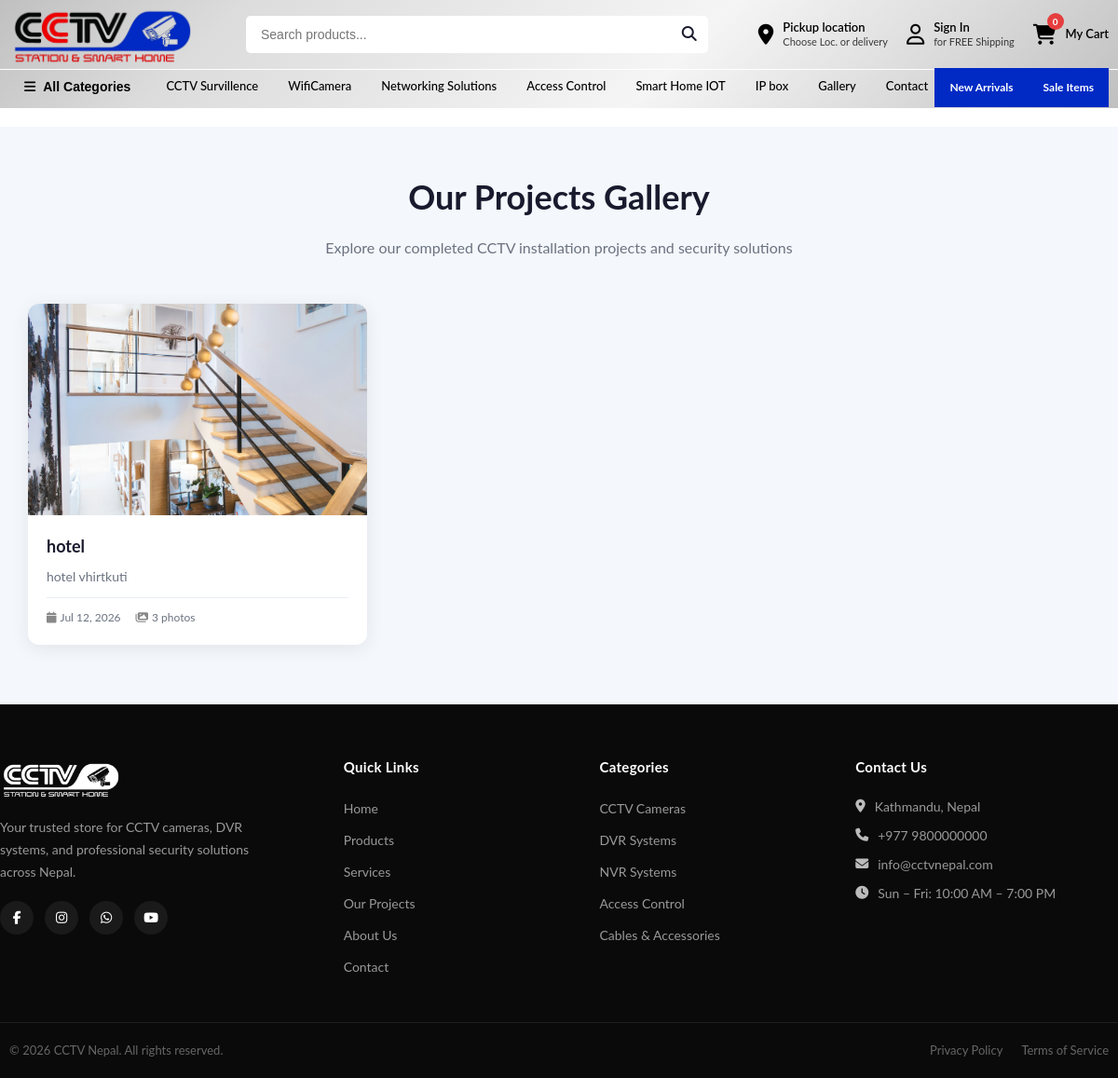
Page /gallery/ on the committed database.
### store/models.py (models this page shows, shortened)
class Category(MPTTModel):
    name = models.CharField(
        verbose_name=_("Category Name"),
        help_text=_("Required and unique"),
        max_length=255,
        unique=True,
    )
    slug = models.SlugField(verbose_name=_("Category safe URL"), max_length=255, unique=True)
    image = models.ImageField(upload_to='categories/', blank=True, null=True)
    parent = TreeForeignKey("self", on_delete=models.CASCADE, null=True, blank=True, related_name="children")
    is_active = models.BooleanField(default=True)
    class MPTTMeta:
        order_insertion_by = ["name"]
    class Meta:
        verbose_name = _("Category")
        verbose_name_plural = _("Categories")

class Project(models.Model):
    title = models.CharField(max_length=200)
    description = models.TextField()
    date_created = models.DateField(auto_now_add=True)

class ProjectImage(models.Model):
    project = models.ForeignKey(Project, on_delete=models.CASCADE, related_name='images')
    image = models.ImageField(upload_to='projects/')
    is_feature = models.BooleanField(default=False)

### store/views.py (the view)
# urls.py: path('gallery/', views.gallery, name='gallery'),
def gallery(request):
    projects = Project.objects.all()
    return render(request, 'Warzone/gallery.html', {'projects': projects})

### store/context_processors.py (called while the page is built)
def navbar_categories(request):
    categories = Category.objects.filter(is_active=True, parent=None)
    return {'navbar_categories': categories}

def cart_count(request):
    if request.user.is_authenticated:
        try:
            cart = Cart.objects.get(user=request.user)
            count = cart.get_total_quantity()
        except Cart.DoesNotExist:
            count = 0
    else:
        session_key = request.session.session_key
        if session_key:
            try:
                cart = Cart.objects.get(session_key=session_key)
                count = cart.get_total_quantity()
            except Cart.DoesNotExist:
                count = 0
        else:
            count = 0
    return {'cart_count': count}

### templates/Warzone/gallery.html (shortened to what this page needs)
{% extends './navbar.html' %}
{% load static %}
{% block content %}
<div class="gallery-page">
    <div class="container">
        <h1 class="gallery-page__title">Our Projects Gallery</h1>
        <p class="gallery-page__subtitle">Explore our completed CCTV installation projects and security solutions</p>
        {% if projects %}
        <div class="gallery-grid">
            {% for project in projects %}
            <a href="{% url 'store:project_detail' project.id %}" class="gallery-item">
                <div class="gallery-item__image">
                    {% if project.images.first %}
                        <img src="{{ project.images.first.image.url }}" alt="{{ project.title }}">
                    {% else %}
                        <div style="width: 100%; height: 100%; background: var(--gray-bg); display: flex; align-items: center; justify-content: center;">
                            <i class="fa-solid fa-camera" style="font-size: 48px; color: var(--text-muted);"></i>
                        </div>
                    {% endif %}
                </div>
                <div class="gallery-item__content">
                    <h3 class="gallery-item__title">{{ project.title }}</h3>
                    {% if project.description %}
                        <p class="gallery-item__description">{{ project.description }}</p>
                    {% endif %}
                    <div class="gallery-item__meta">
                        <span class="gallery-item__date">
                            <i class="fa-solid fa-calendar"></i>
                            {{ project.date_created|date:"M d, Y" }}
                        </span>
                        <span class="gallery-item__images-count">
                            <i class="fa-solid fa-images"></i>
                            {{ project.images.count }} photos
                        </span>
                    </div>
                </div>
            </a>
            {% endfor %}
        </div>
        {% else %}
        <div class="gallery-empty">
            <i class="fa-solid fa-folder-open"></i>
            <h3>No Projects Yet</h3>
            <p>Check back soon to see our completed projects!</p>
        </div>
        {% endif %}
    </div>
</div>
{% endblock %}

### templates/Warzone/navbar.html (shortened to what this page needs)
{% load static %}
<!DOCTYPE html>
<html lang="en">
<head>
    <link rel="stylesheet" href="https://cdnjs.cloudflare.com/ajax/libs/font-awesome/6.5.0/css/all.min.css">
    <link rel="stylesheet" href="{% static 'css/home.css' %}">
    <link rel="stylesheet" href="{% static 'css/navbar.css' %}">
    <link rel="stylesheet" href="{% static 'css/product.css' %}">
</head>
<body>
<header class="navbar-wrap">
<div class="navbar-top">
    <div class="container navbar-top__inner">
        <a href="{% url 'store:home' %}" class="navbar-logo">
            <img src="{% static 'cctvnepal.png' %}" alt="CCTV Nepal Logo">
        </a>
        <form class="navbar-search" action="{% url 'store:product' %}" method="get">
            <input type="text" name="q" placeholder="Search products...">
            <button type="submit" aria-label="Search">
                <i class="fa-solid fa-magnifying-glass"></i>
            </button>
        </form>
        <div class="navbar-actions">
            <a href="{% url 'store:contact' %}" class="navbar-action">
                <div class="navbar-action__icon">
                    <i class="fa-solid fa-location-dot"></i>
                </div>
                <div class="navbar-action__text">
                    <strong>Pickup location</strong>
                    <span>Choose Loc. or delivery</span>
                </div>
            </a>
            {% if user.is_authenticated %}
            <a href="{% url 'store:dashboard' %}" class="navbar-action">
                <div class="navbar-action__icon">
                    <i class="fa-solid fa-user"></i>
                </div>
                <div class="navbar-action__text">
                    <strong>{{ user.first_name|default:user.username }}</strong>
                    <span>My Account</span>
                </div>
            </a>
            {% else %}
            <a href="{% url 'store:login' %}" class="navbar-action">
                <div class="navbar-action__icon">
                    <i class="fa-regular fa-user"></i>
                </div>
                <div class="navbar-action__text">
                    <strong>Sign In</strong>
                    <span>for FREE Shipping</span>
                </div>
            </a>
            {% endif %}
            <a href="{% url 'store:cart' %}" class="navbar-action">
                <div class="navbar-action__icon">
                    <i class="fa-solid fa-cart-shopping"></i>
                    <span class="navbar-action__badge" id="cartBadge">{{ cart_count|default:0 }}</span>
                </div>
                <div class="navbar-action__text">
                    <strong>My Cart</strong>
                </div>
            </a>
        </div>
    </div>
</div>
<div class="navbar-bottom">
    <div class="container navbar-bottom__inner">
        <button class="navbar-categories-btn" type="button">
            <i class="fa-solid fa-bars"></i>
            All Categories
        </button>
        <nav class="navbar-links">
            {% for category in navbar_categories %}
            <a href="{% url 'store:product' %}?category={{ category.id }}">{{ category.name }}</a>
            {% endfor %}
            <a href="{% url 'store:gallery' %}">Gallery</a>
            <a href="{% url 'store:contact' %}">Contact</a>
        </nav>
        <div class="navbar-promos">
            <a href="{% url 'store:product' %}" class="navbar-promo-btn">New Arrivals</a>
            <a href="{% url 'store:product' %}" class="navbar-promo-btn">Sale Items</a>
        </div>
    </div>
</div>
</header>
<main>
    <div class="page-content">
        {% block content %}{% endblock %}
    </div>
</main>
<footer class="site-footer">
    <div class="container site-footer__grid">
        <div class="site-footer__col">
            <a href="{% url 'store:home' %}" class="site-footer__logo">
                <img src="{% static 'cctvnepal.png' %}" alt="CCTV Nepal">
            </a>
            <p class="site-footer__about">Your trusted store for CCTV cameras, DVR systems, and professional security solutions across Nepal.</p>
            <div class="site-footer__social">
                <a href="#" aria-label="Facebook"><i class="fa-brands fa-facebook-f"></i></a>
                <a href="#" aria-label="Instagram"><i class="fa-brands fa-instagram"></i></a>
                <a href="#" aria-label="WhatsApp"><i class="fa-brands fa-whatsapp"></i></a>
                <a href="#" aria-label="YouTube"><i class="fa-brands fa-youtube"></i></a>
            </div>
        </div>
        <div class="site-footer__col">
            <h4>Quick Links</h4>
            <ul>
                <li><a href="{% url 'store:home' %}">Home</a></li>
                <li><a href="{% url 'store:product' %}">Products</a></li>
                <li><a href="{% url 'store:services' %}">Services</a></li>
                <li><a href="{% url 'store:work' %}">Our Projects</a></li>
                <li><a href="{% url 'store:about' %}">About Us</a></li>
                <li><a href="{% url 'store:contact' %}">Contact</a></li>
            </ul>
        </div>
        <div class="site-footer__col">
            <h4>Categories</h4>
            <ul>
                <li><a href="{% url 'store:product' %}">CCTV Cameras</a></li>
                <li><a href="{% url 'store:product' %}">DVR Systems</a></li>
                <li><a href="{% url 'store:product' %}">NVR Systems</a></li>
                <li><a href="{% url 'store:product' %}">Access Control</a></li>
                <li><a href="{% url 'store:product' %}">Cables &amp; Accessories</a></li>
            </ul>
        </div>
        <div class="site-footer__col">
            <h4>Contact Us</h4>
            <ul class="site-footer__contact">
                <li><i class="fa-solid fa-location-dot"></i> Kathmandu, Nepal</li>
                <li><i class="fa-solid fa-phone"></i> +977 9800000000</li>
                <li><i class="fa-solid fa-envelope"></i> info@cctvnepal.com</li>
                <li><i class="fa-solid fa-clock"></i> Sun – Fri: 10:00 AM – 7:00 PM</li>
            </ul>
        </div>
    </div>
    <div class="site-footer__bottom">
        <div class="container site-footer__bottom-inner">
            <p>&copy; {% now "Y" %} CCTV Nepal. All rights reserved.</p>
            <div class="site-footer__bottom-links">
                <a href="#">Privacy Policy</a>
                <a href="#">Terms of Service</a>
            </div>
        </div>
    </div>
</footer>
</body>
</html>

### templates/Warzone/gallery.html (style rules this page uses)
.gallery-page { padding: 48px 0 64px; background: var(--gray-bg); }
.gallery-page__title { font-size: 36px; font-weight: 700; color: var(--text-dark); text-align: center; margin-bottom: 16px; }
.gallery-page__subtitle { font-size: 16px; color: var(--text-muted); text-align: center; margin-bottom: 48px; }
.gallery-grid { display: grid; grid-template-columns: repeat(auto-fill, minmax(350px, 1fr)); gap: 24px; max-width: 1400px; margin: 0 auto; padding: 0 20px; }
.gallery-item { background: var(--white); border-radius: var(--radius); overflow: hidden; box-shadow: var(--shadow); transition: transform 0.3s ease, box-shadow 0.3s ease; cursor: pointer; }
.gallery-item__image { position: relative; aspect-ratio: 16 / 10; overflow: hidden; }
.gallery-item__image img { width: 100%; height: 100%; object-fit: cover; transition: transform 0.3s ease; }
.gallery-item__content { padding: 20px; }
.gallery-item__title { font-size: 18px; font-weight: 700; color: var(--text-dark); margin-bottom: 8px; }
.gallery-item__description { font-size: 14px; color: var(--text-muted); line-height: 1.5; display: -webkit-box; -webkit-line-clamp: 2; -webkit-box-orient: vertical; overflow: hidden; }
.gallery-item__meta { display: flex; align-items: center; gap: 16px; margin-top: 12px; padding-top: 12px; border-top: 1px solid #e8edf3; }
.gallery-item__date { font-size: 12px; color: var(--text-muted); display: flex; align-items: center; gap: 4px; }
.gallery-item__date i { color: var(--blue-mid); }
.gallery-item__images-count { font-size: 12px; color: var(--text-muted); display: flex; align-items: center; gap: 4px; }
.gallery-item__images-count i { color: var(--blue-mid); }

### rows in the picture
Category: name "CCTV Survillence"
Category: name "WifiCamera"
Category: name "Networking Solutions"
Category: name "Access Control"
Category: name "Smart Home IOT"
Category: name "IP box"
Project: images.first.image (picture), title "hotel", description "hotel vhirtkuti", date_created "Jul 12, 2026", images.count "3"

### other values in the picture
{{ cart_count|default:0 }} "0"
